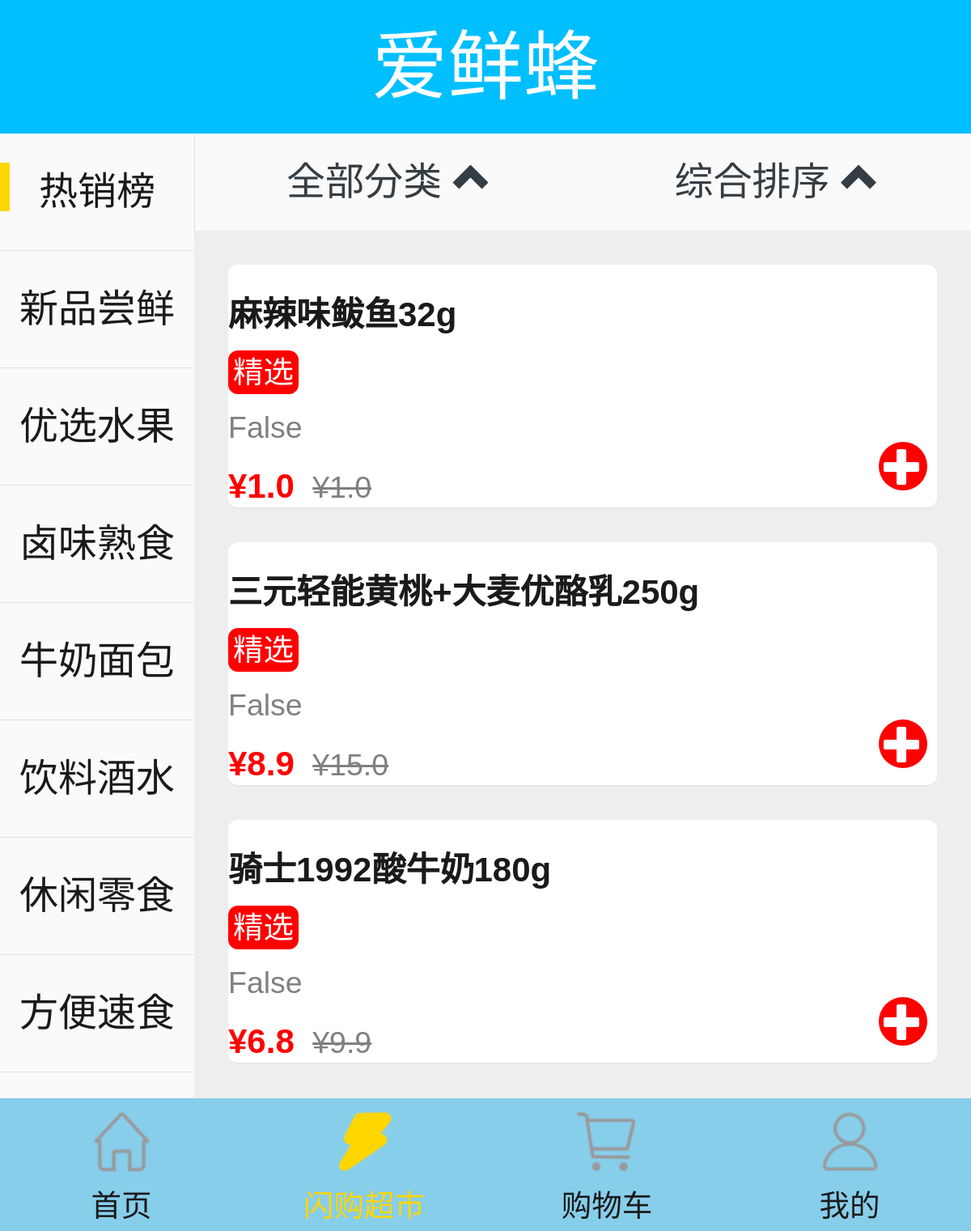
The page /axf/market/104749/0/0/ on the database its author committed.
### app/models.py (models this page shows)
class Foodtypes(models.Model):
    typeid = models.CharField(max_length=10)
    typename = models.CharField(max_length=100)
    childtypenames = models.CharField(max_length=200)
    typesort = models.IntegerField()
    class Meta:
        db_table = 'axf_foodtypes'
    def __str__(self):
        return self.typename

class Goods(models.Model):
    productid = models.CharField(max_length=10)
    productimg = models.CharField(max_length=255)
    productname = models.CharField(max_length=100)
    productlongname = models.CharField(max_length=255)
    isxf = models.BooleanField(default=False)
    pmdesc = models.BooleanField(default=False)
    specifics = models.BooleanField(max_length=100)
    price = models.FloatField()
    marketprice = models.FloatField()
    categoryid = models.CharField(max_length=10)
    childcid = models.CharField(max_length=10)
    childcidname = models.CharField(max_length=50)
    dealerid = models.CharField(max_length=10)
    storenums = models.IntegerField()
    productnum = models.IntegerField()
    class Meta:
        db_table = 'axf_goods'

### app/views.py (the view)
# urls.py: url(r'^market/(\d+)/(\d+)/(\d+)/$', views.market, name='market'),
def market(request, categoryid, childid, sortid):
    title = '闪购'
    foodtypes = Foodtypes.objects.all()
    typeIndex = int(request.COOKIES.get('typeIndex', 0))
    print(foodtypes[typeIndex])
    categoryid = foodtypes[typeIndex].typeid
    childtypenames = foodtypes.get(typeid=categoryid).childtypenames  # 对应分类下 子类字符串
    childlist = []
    for item in childtypenames.split('#'):
        arr = item.split(':')
        obj = {'childname': arr[0], 'childid': arr[1]}
        childlist.append(obj)
    if childid == '0':  # 全部分类
        goodslist = Goods.objects.filter(categoryid=categoryid)
    else:  # 对应分类
        goodslist = Goods.objects.filter(categoryid=categoryid, childcid=childid)
    if sortid == '1':
        goodslist = goodslist.order_by('productnum')
    elif sortid == '2':
        goodslist = goodslist.order_by('price')
    elif sortid == '3':
        goodslist = goodslist.order_by('-price')
    token = request.session.get('token')
    carts = []
    if token:
        user = User.objects.get(token=token)
        carts = Cart.objects.filter(user=user).exclude(number=0)
    return render(request, 'market/market.html', context={
        'title': title,
        'foodtypes': foodtypes,
        'categoryid': categoryid,
        'childid': childid,
        'goodslist': goodslist,
        'childlist': childlist,
        'carts': carts,
    })

### templates/market/market.html (shortened to what this page needs)
{% extends 'base/base.html' %}
{% load static %}
{% block EXTCSS %}
    <link rel="stylesheet" href="{% static 'market/css/market.css' %}">
{% endblock %}
{% block content %}
    <div class="market">
        <div class="type-slider">
            <ul>
                {% for foodtype in foodtypes %}
                    <li class="type-item">
                        <span></span>
                        <a href="{% url 'axf:market' foodtype.typeid childid 0 %}">{{ foodtype.typename }}</a>
                    </li>
                {% endfor %}
            </ul>
        </div>
        <nav>
            <ul>
                <li id="allBt">
                    <span>全部分类   <b class="glyphicon glyphicon-chevron-up"></b></span>
                </li>
                <li id="sortBt">
                    <span>综合排序  <b class="glyphicon glyphicon-chevron-up"></b></span>
                </li>
            </ul>
        </nav>
        <div class="main-content">
            <div class="content-wrapper">
                <ul>
                    {% for good in goodslist %}
                        <li>
                            <a href="#">
                                <div class="goods-info">
                                    <p class="name">{{ good.productlongname }}</p>
                                    <p class="detailtag">
                                        {% if good.isxf %}
                                            <span class="xf">精选</span>
                                        {% endif %}
                                    </p>
                                    <p class="specifics">{{ good.specifics }}</p>
                                    <p class="price">
                                        <span class="now-price">¥{{ good.price }}</span>
                                        <span class="market-price">¥{{ good.marketprice }}</span>
                                    </p>
                                </div>
                            </a>
                             <div class="bt-wrapper">
                            <span class="glyphicon glyphicon-plus" goodsid="{{ good.id }}"></span>
                        </div>
                        </li>
                    {% endfor %}
                </ul>
            </div>
        </div>
    </div>
{% endblock %}

### templates/base/base.html (shortened to what this page needs)
{% load static %}
<!DOCTYPE html>
<html lang="en">
<head>
    <link rel="stylesheet" href="{% static 'base/css/bootstrap.css' %}">
    <link rel="stylesheet" href="{% static 'base/css/swiper.css' %}">
    <link rel="stylesheet" href="{% static 'base/css/reset.css' %}">
    <link rel="stylesheet" href="{% static 'base/css/base.css' %}">
    {% block EXTCSS %}
    {% endblock %}
</head>
<body>
{% block header %}
    <header>爱鲜蜂</header>
{% endblock %}
<div class="hidescroll">
    <div id="content">
        {% block content %}
        {% endblock %}
    </div>
</div>
{% block footer %}
    <footer>
        <a href="{% url 'axf:home' %}" class="home">
            <dl>
                <dt><span></span></dt>
                <dd> 首页</dd>
            </dl>
        </a>
        <a href="{% url 'axf:market' 104749 0 0 %}" class="market">
            <dl>
                <dt><span></span></dt>
                <dd> 闪购超市</dd>
            </dl>
        </a>
        <a href="{% url 'axf:cart' %}" class="cart">
            <dl>
                <dt><span></span></dt>
                <dd> 购物车</dd>
            </dl>
        </a>
        <a href="{% url 'axf:mine' %}" class="mine">
            <dl>
                <dt><span></span></dt>
                <dd> 我的</dd>
            </dl>
        </a>
    </footer>
{% endblock %}
</body>
</html>

### static/base/css/base.css (style rules this page uses)
html, body { width: 100%; height: 100%; }
body { margin: 0; padding: 0; background: #eee; }
header { width: 100%; height: 2.75rem; background: deepskyblue; color: white; font-size: 1.5625rem; text-align: center; line-height: 2.75rem; position: fixed; top: 0; left: 0; z-index: 99; }
.hidescroll { width: 100%; height: 100%; overflow-x: hidden; overflow-y: auto; padding: 2.75rem 0; }
#content { height: 100%; overflow-x: hidden; position: relative; }
footer { width: 100%; height: 2.75rem; line-height: 2.75rem; font-size: 0.277777rem; border-top: 1px solid #f0f0f0; z-index: 99; position: fixed; display: flex; left: 0; bottom: 0; background: skyblue; }
footer a { display: block; width: 25%!important; text-align: center; overflow: hidden!important; }
footer dl { height: 100%; }
footer dl dt { height: 65%; position: relative; }
footer dl dt span { display: inline-block; width: 50%; height: 100%; }
footer dl dd { width: 100%; height: 35%; font-size: 0.625rem; }
footer .home span { background: url(/static/base/img/home.png) no-repeat center; background-size: 1.25rem; }
footer .market span { background: url(/static/base/img/market.png) no-repeat center; background-size: 1.25rem; }
footer .cart span { background: url(/static/base/img/cart.png) no-repeat center; background-size: 1.25rem; }
footer .mine span { background: url(/static/base/img/mine.png) no-repeat center; background-size: 1.25rem; }
a { text-decoration: none }
a:link { text-decoration: none }

### static/market/css/market.css (style rules this page uses)
.market { height: 100%; width: 100%; position: relative; }
footer .market span { background-image: url(/static/base/img/market1.png); }
footer .market dd { color: #ffd601; }
.market .type-slider { width: 4rem; height: 100%; background: #fafafa; overflow: hidden; font-size: 0.8rem; overflow: hidden; position: absolute; z-index: 9; }
.market .type-slider ul li { list-style: none; text-align: center; border-bottom: 1px solid #e0e0e0; width:100%; line-height: 2.4rem; position: relative; }
.market .type-slider ul li span { background: #ffd601; width: 0.2rem; height: 1rem; position: absolute; left:0; top: 0.6rem; display: none; }
.market .type-slider ul .active span { display: block; }
.market nav { width: 100%; height: 2rem; padding-left: 4rem; line-height: 2rem; text-align: center; background: #fafafa; position: relative; z-index: +1; }
.market nav ul { display: flex; border-left: 1px solid #e0e0e0; }
.market nav ul li { width: 50%; }
.market nav ul li span { font-size: 0.8rem; }
.market .main-content { width: 100%; height: 100%; padding-left: 4rem; padding-top: 2rem; position: absolute; left: 0; top: 0; }
.market .main-content .content-wrapper { width: 100%; height: 100%; overflow-y: auto; }
.market .main-content .content-wrapper ul li { background: white; border-bottom: 1px solid #e0e0e0; margin: 0.7rem; border-radius: 0.2rem; position: relative; }
.market .main-content .content-wrapper ul li a { display: block; height: 5rem; }
.market .main-content .content-wrapper ul li a .goods-info { width: 66.6%; float: left; font-size: 0.625rem; }
.market .main-content .content-wrapper ul li a .goods-info .name { margin: 0.5rem 0 0; overflow: hidden; text-overflow: ellipsis; white-space: nowrap; font-weight: 600; font-size: 0.7rem; }
.market .main-content .content-wrapper ul li a .goods-info .detailtag { margin: 0.2rem 0; }
.market .main-content .content-wrapper ul li a .goods-info .detailtag .xf { background: red; color: white; border-radius: 0.2rem; margin-right: 0.2rem; padding: 0.1rem; }
.market .main-content .content-wrapper ul li a .goods-info .specifics { color: grey; }
.market .main-content .content-wrapper ul li a .goods-info .price { margin: 0.2rem 0; }
.market .main-content .content-wrapper ul li a .goods-info .price .now-price { color: red; margin-right: 0.2rem; font-size: 0.7rem; font-weight: 600; }
.market .main-content .content-wrapper ul li a .goods-info .price .market-price { color: grey; text-decoration: line-through; }
.market .main-content .content-wrapper ul li .bt-wrapper { position: absolute; right: 0.2rem; bottom: 0; width: 28%; height: 1.5rem; line-height: 1.5rem; font-size: 0.8rem; text-align: right; }
.market .main-content .content-wrapper ul li .bt-wrapper .glyphicon { background: red; color: white; border-radius: 50%; padding: 0.1rem; }

### rows shown on the page
Foodtypes: typename "热销榜"
Foodtypes: typename "新品尝鲜"
Foodtypes: typename "优选水果"
Foodtypes: typename "卤味熟食"
Foodtypes: typename "牛奶面包"
Foodtypes: typename "饮料酒水"
Foodtypes: typename "休闲零食"
Foodtypes: typename "方便速食"
Goods: productlongname "麻辣味鲅鱼32g", isxf "精选", specifics "False", price "1.0", marketprice "1.0"
Goods: productlongname "三元轻能黄桃+大麦优酪乳250g", isxf "精选", specifics "False", price "8.9", marketprice "15.0"
Goods: productlongname "骑士1992酸牛奶180g", isxf "精选", specifics "False", price "6.8", marketprice "9.9"
